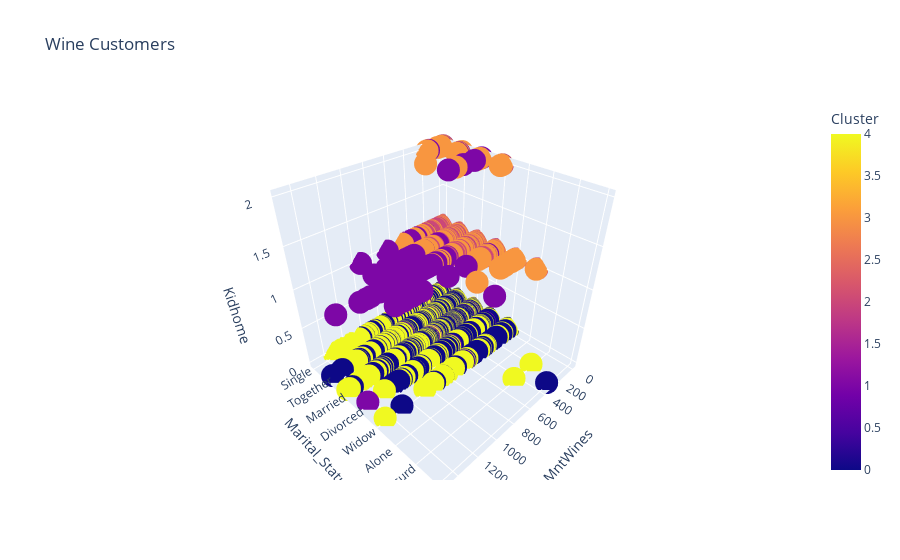

The cell this chart's notebook holds for it:
### Code cell
import plotly.express as px
import plotly
fig = px.scatter_3d(result, x='MntWines', y='Marital_Status', z='Kidhome', color='Cluster',title="Wine Customers")
fig.show()

### Figure 1 — Plotly figure (JSON) as saved in the notebook; plotly's stock layout.template omitted (floating-point values rounded to 4 significant figures; data arrays with more than 128 entries replaced by an {"elided": "..."} marker saying what was removed)
{"data": [{"hovertemplate": "MntWines=%{x}<br>Marital_Status=%{y}<br>Kidhome=%{z}<br>Cluster=%{marker.color}<extra></extra>", "legendgroup": "", "marker": {"color": {"elided": "2214 int values"}, "coloraxis": "coloraxis", "symbol": "circle"}, "mode": "markers", "name": "", "scene": "scene", "showlegend": false, "type": "scatter3d", "x": {"elided": "2214 int values"}, "y": {"elided": "2214 str values"}, "z": {"elided": "2214 int values"}}], "layout": {"coloraxis": {"colorbar": {"title": {"text": "Cluster"}}, "colorscale": [[0, "#0d0887"], [0.1111, "#46039f"], [0.2222, "#7201a8"], [0.3333, "#9c179e"], [0.4444, "#bd3786"], [0.5556, "#d8576b"], [0.6667, "#ed7953"], [0.7778, "#fb9f3a"], [0.8889, "#fdca26"], [1, "#f0f921"]]}, "legend": {"tracegroupgap": 0}, "scene": {"domain": {"x": [0, 1], "y": [0, 1]}, "xaxis": {"title": {"text": "MntWines"}}, "yaxis": {"title": {"text": "Marital_Status"}}, "zaxis": {"title": {"text": "Kidhome"}}}, "title": {"text": "Wine Customers"}}}
